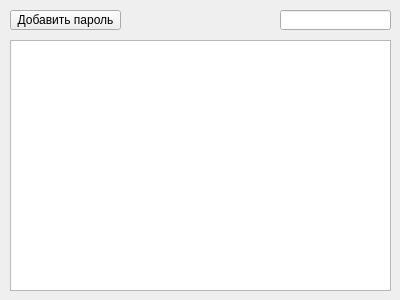
<?xml version="1.0" encoding="UTF-8"?>
<ui version="4.0">
 <class>Form</class>
 <widget class="QWidget" name="Form">
  <property name="geometry">
   <rect>
    <x>0</x>
    <y>0</y>
    <width>400</width>
    <height>300</height>
   </rect>
  </property>
  <property name="windowTitle">
   <string>Form</string>
  </property>
  <widget class="QLineEdit" name="lineEdit">
   <property name="geometry">
    <rect>
     <x>280</x>
     <y>10</y>
     <width>111</width>
     <height>20</height>
    </rect>
   </property>
  </widget>
  <widget class="QTableWidget" name="tableWidget">
   <property name="geometry">
    <rect>
     <x>10</x>
     <y>40</y>
     <width>381</width>
     <height>251</height>
    </rect>
   </property>
  </widget>
  <widget class="QPushButton" name="pushButton">
   <property name="geometry">
    <rect>
     <x>10</x>
     <y>10</y>
     <width>111</width>
     <height>20</height>
    </rect>
   </property>
   <property name="text">
    <string>Добавить пароль</string>
   </property>
  </widget>
 </widget>
 <resources/>
 <connections/>
</ui>
